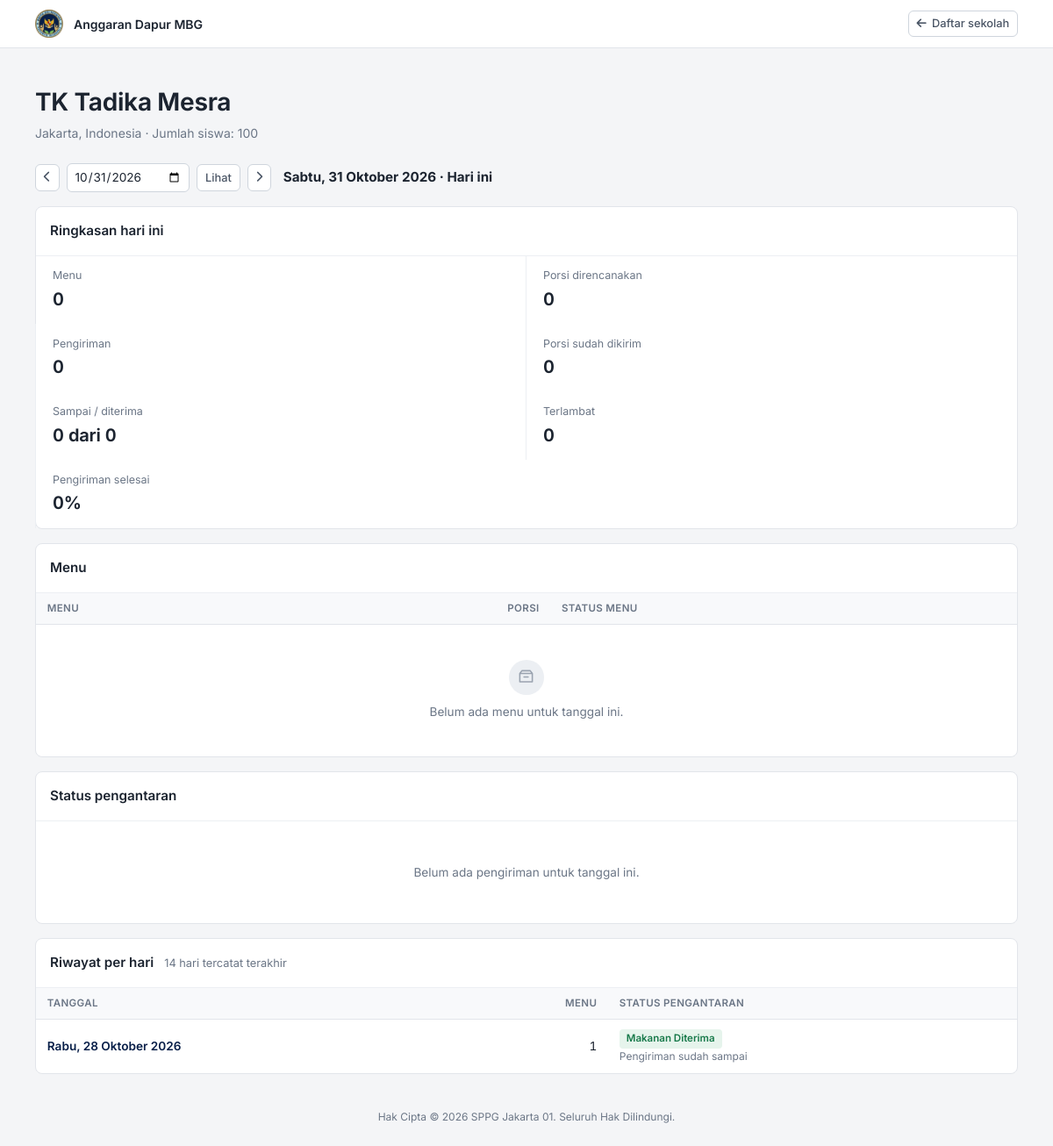
The app's page /sekolah/4 with its own data.
### tables this page shows
CREATE TABLE `schools` (
  `id` int(10) UNSIGNED NOT NULL,
  `name` varchar(150) NOT NULL,
  `address` text NOT NULL,
  `whatsapp` varchar(20) NOT NULL,
  `daily_portions` int(10) UNSIGNED NOT NULL DEFAULT 0,
  `status` enum('active','inactive') NOT NULL DEFAULT 'active',
  `created_at` timestamp NOT NULL DEFAULT current_timestamp(),
  `updated_at` timestamp NOT NULL DEFAULT current_timestamp() ON UPDATE current_timestamp()
);

### app/Controllers/HomeController.php (called while the page is built, shortened)
<?php
class HomeController {
    private function maintenance(): void { maintenance_guard(); }
    function school(string $id): void {
        $this->maintenance();
        $sc = DB::one("SELECT id,name,address,daily_portions FROM schools WHERE id=? AND status='active'", [(int)$id]);
        $date = (string)($_GET['date'] ?? '');
        $valid = preg_match('/^(\d{4})-(\d{2})-(\d{2})$/', $date, $m) && checkdate((int)$m[2], (int)$m[3], (int)$m[1]);
        if (!$valid) $date = date('Y-m-d');
        $isToday = $date === date('Y-m-d');
        $menus = DB::all('SELECT * FROM school_menus WHERE school_id=? AND delivery_date=? ORDER BY id', [$sc['id'], $date]);
        $deliveries = DB::all('SELECT d.*, m.name menu_name FROM deliveries d JOIN school_menus m ON m.id=d.menu_id WHERE d.school_id=? AND d.delivery_date=? ORDER BY d.id', [$sc['id'], $date]);
        $day = ['deliveries' => count($deliveries), 'portions' => 0, 'sent' => 0, 'completed' => 0, 'late' => 0, 'planned' => 0];
        $day['percent'] = $day['deliveries'] ? (int)round($day['completed'] * 100 / $day['deliveries']) : 0;
        $dates = array_column(DB::all('SELECT dt FROM (SELECT delivery_date dt FROM school_menus WHERE school_id=? UNION SELECT delivery_date FROM deliveries WHERE school_id=?) x ORDER BY dt DESC LIMIT 14', [$sc['id'], $sc['id']]), 'dt');
        $days = [];
        if ($dates) {
            $in = implode(',', array_fill(0, count($dates), '?'));
            $mc = DB::pairs("SELECT delivery_date, COUNT(*) FROM school_menus WHERE school_id=? AND delivery_date IN ($in) GROUP BY delivery_date", [$sc['id'], ...$dates]);
            $ds = []; foreach (DB::all("SELECT delivery_date dt, status FROM deliveries WHERE school_id=? AND delivery_date IN ($in)", [$sc['id'], ...$dates]) as $r) $ds[$r['dt']][] = $r['status'];
            foreach ($dates as $dt) $days[] = ['date' => $dt, 'menus' => (int)($mc[$dt] ?? 0), 'statuses' => $ds[$dt] ?? []];
        }
        render('home/school', [
            'sc' => $sc, 'date' => $date, 'isToday' => $isToday, 'menus' => $menus, 'deliveries' => $deliveries, 'day' => $day, 'days' => $days,
            'prev' => date('Y-m-d', strtotime($date . ' -1 day')), 'next' => date('Y-m-d', strtotime($date . ' +1 day')),
            'title' => $sc['name'],
        ], 'layouts/plain');
    }
}

### app/bootstrap.php (called while the page is built, shortened)
<?php
require ROOT . '/app/helpers.php';
spl_autoload_register(function (string $c) {
    foreach (['Core', 'Controllers'] as $d) {
        $f = ROOT . "/app/$d/$c.php";
        if (is_file($f)) { require $f; return; }
    }
});
$router = new Router();
$router->dispatch($_SERVER['REQUEST_METHOD'] ?? 'GET', request_path());

### public/index.php (called while the page is built, shortened)
<?php
require ROOT . '/app/bootstrap.php';

### app/Core/DB.php (called while the page is built, shortened)
<?php
class DB {
    private static ?PDO $pdo = null;
    static function pdo(): PDO {
        if (!self::$pdo) {
            $dsn = sprintf('mysql:host=%s;port=%s;dbname=%s;charset=utf8mb4',
                env('DB_HOST', '127.0.0.1'), env('DB_PORT', '3306'), env('DB_NAME', 'company_management'));
            self::$pdo = new PDO($dsn, env('DB_USER', 'root'), env('DB_PASS', ''), [
                PDO::ATTR_ERRMODE => PDO::ERRMODE_EXCEPTION,
                PDO::ATTR_DEFAULT_FETCH_MODE => PDO::FETCH_ASSOC,
                PDO::ATTR_EMULATE_PREPARES => false,
            ]);
            self::$pdo->exec("SET time_zone = '+07:00'");
        }
        return self::$pdo;
    }
    static function q(string $sql, array $p = []): PDOStatement { $s = self::pdo()->prepare($sql); $s->execute($p); return $s; }
    static function all(string $sql, array $p = []): array { return self::q($sql, $p)->fetchAll(); }
    static function one(string $sql, array $p = []): ?array { $r = self::q($sql, $p)->fetch(); return $r ?: null; }
    static function pairs(string $sql, array $p = []): array { return self::q($sql, $p)->fetchAll(PDO::FETCH_KEY_PAIR); }
}

### resources/views/home/school.php (the view, shortened to what this page needs)
<?php $states = delivery_states(); $steps = array_keys($states); ?>
<header class="pub-head">
  <div class="pub-head-in">
    <?php if (setting('logo')): ?><img src="<?= e(url(setting('logo'))) ?>" alt=""><?php else: ?><span class="mark"><i class="fa-solid fa-building"></i></span><?php endif; ?>
    <div class="u-grow" style="font-weight:600"><?= e(setting('site_name')) ?></div>
    <a class="btn btn-ghost btn-sm" href="<?= e(url('/#daftar-sekolah')) ?>"><i class="fa-solid fa-arrow-left"></i> Daftar sekolah</a>
  </div>
</header>
<main class="pub-main">
  <h1><?= e($sc['name']) ?></h1>
  <p class="lead"><?= e($sc['address']) ?> · Jumlah siswa: <?= num($sc['daily_portions']) ?></p>
  <form class="pub-datebar" method="get" action="<?= e(url('/sekolah/' . $sc['id'])) ?>">
    <a class="btn btn-ghost btn-sm" href="?date=<?= e($prev) ?>" aria-label="Hari sebelumnya"><i class="fa-solid fa-chevron-left"></i></a>
    <input class="input input-sm input-auto" type="date" name="date" value="<?= e($date) ?>" aria-label="Pilih tanggal">
    <button class="btn btn-ghost btn-sm">Lihat</button>
    <a class="btn btn-ghost btn-sm" href="?date=<?= e($next) ?>" aria-label="Hari berikutnya"><i class="fa-solid fa-chevron-right"></i></a>
    <strong class="pub-datebar-label"><?= e(tgl_panjang($date)) ?><?= $isToday ? ' · Hari ini' : '' ?></strong>
  </form>
  <section class="panel panel-flush u-mb">
    <div class="panel-head"><h2 class="panel-title"><?= $isToday ? 'Ringkasan hari ini' : 'Ringkasan tanggal ini' ?></h2></div>
    <div class="metrics plain">
      <?= stat_card('', 'Menu', num(count($menus))) ?>
      <?= stat_card('', 'Porsi direncanakan', num($day['planned'])) ?>
      <?= stat_card('', 'Pengiriman', num($day['deliveries'])) ?>
      <?= stat_card('', 'Porsi sudah dikirim', num($day['sent'])) ?>
      <?= stat_card('', 'Sampai / diterima', num($day['completed']) . ' dari ' . num($day['deliveries'])) ?>
      <?= stat_card('', 'Terlambat', num($day['late']), '#b3261e', $day['late'] > 0) ?>
      <?= stat_card('', 'Pengiriman selesai', $day['percent'] . '%') ?>
    </div>
  </section>
  <section class="panel panel-flush u-mb">
    <div class="panel-head"><h2 class="panel-title">Menu</h2></div>
    <div class="table-wrap"><table class="tbl"><thead><tr><th>Menu</th><th class="num">Porsi</th><th>Status menu</th></tr></thead><tbody>
      <?php foreach ($menus as $mn): ?>
      <tr><td><strong><?= e($mn['name']) ?></strong><?php if ($mn['description']): ?><span class="sub"><?= e($mn['description']) ?></span><?php endif; ?></td><td class="num"><?= num($mn['portions']) ?></td><td><?= e(menu_status_label($mn['status'])) ?></td></tr>
      <?php endforeach; if (!$menus): ?><tr><td class="empty" colspan="3">Belum ada menu untuk tanggal ini.</td></tr><?php endif; ?>
    </tbody></table></div>
  </section>
  <section class="panel panel-flush u-mb">
    <div class="panel-head"><h2 class="panel-title">Status pengantaran</h2></div>
    <div class="panel-body pub-deliveries">
      <?php foreach ($deliveries as $d): $cur = (int)array_search($d['status'], $steps, true); ?>
      <article class="pub-delivery">
        <div class="pub-delivery-head">
          <div><strong><?= e($d['menu_name']) ?></strong><span class="u-muted u-small"> · <?= num($d['portions']) ?> porsi</span></div>
          <div><?= delivery_badge($d['status']) ?><?php if ($d['late']): ?> <span class="badge badge-red">Terlambat</span><?php endif; ?></div>
        </div>
        <ol class="pub-steps">
          <?php foreach ($steps as $i => $key): ?><li class="<?= $i < $cur ? 'done' : ($i === $cur ? 'now' : '') ?>"><span><?= e($states[$key]) ?></span></li><?php endforeach; ?>
        </ol>
        <div class="pub-times">
          <div><span class="u-muted">Estimasi tiba</span><b><?= $d['eta_arrival'] ? e(dmyhi($d['eta_arrival'])) : 'Estimasi belum tersedia' ?></b></div>
          <div><span class="u-muted">Aktual tiba</span><b><?= $d['arrived_at'] ? e(dmyhi($d['arrived_at'])) : 'Belum tiba' ?></b></div>
          <div><span class="u-muted">Aktual diterima</span><b><?= $d['received_at'] ? e(dmyhi($d['received_at'])) : 'Belum diterima' ?></b></div>
        </div>
        <?php if ($d['history']): ?>
        <div class="dist-timeline">
          <?php foreach ($d['history'] as $h): ?><div class="dist-timeline-item"><b><?= e($states[$h['status']] ?? $h['status']) ?></b><span><?= e(dmyhi($h['changed_at'])) ?></span><?php if ($h['note']): ?><small><?= e($h['note']) ?></small><?php endif; ?></div><?php endforeach; ?>
        </div>
        <?php endif; ?>
        <?php if ($d['notes']): ?><p class="u-small u-muted" style="margin:.6rem 0 0">Catatan: <?= e($d['notes']) ?></p><?php endif; ?>
      </article>
      <?php endforeach; if (!$deliveries): ?><p class="empty-note">Belum ada pengiriman untuk tanggal ini.</p><?php endif; ?>
    </div>
  </section>
  <section class="panel panel-flush">
    <div class="panel-head"><h2 class="panel-title">Riwayat per hari</h2><span class="panel-sub">14 hari tercatat terakhir</span></div>
    <div class="table-wrap"><table class="tbl"><thead><tr><th>Tanggal</th><th class="num">Menu</th><th>Status pengantaran</th></tr></thead><tbody>
      <?php foreach ($days as $r): ?>
      <tr<?= $r['date'] === $date ? ' class="pub-row-on"' : '' ?>><td><a class="school-name" href="?date=<?= e($r['date']) ?>"><?= e(tgl_panjang($r['date'])) ?></a></td><td class="num"><?= num($r['menus']) ?></td><td><?= delivery_day_summary($r['statuses']) ?></td></tr>
      <?php endforeach; if (!$days): ?><tr><td class="empty" colspan="3">Belum ada data menu atau pengantaran.</td></tr><?php endif; ?>
    </tbody></table></div>
  </section>
</main>
<footer class="pub-foot"><?= e(setting('footer_text')) ?></footer>

### app/Core/Router.php (shortened to what this page needs)
<?php
class Router {
    private array $routes = [];
    function add(string $m, string $path, array $h, ?string $perm = null, bool $public = false): void {
        $this->routes[] = compact('m', 're', 'h', 'perm', 'public');
    }
    function dispatch(string $method, string $path): void {
        foreach ($this->routes as $r) {
            if (!preg_match($r['re'], $path, $mt)) continue;
            array_shift($mt);
            $mt = array_map('urldecode', $mt);
            [$cls, $fn] = $r['h'];
            (new $cls())->$fn(...$mt);
            return;
        }
    }
}

### public/assets/css/app.css (style rules this page uses)
*,:after,:before { --tw-border-spacing-x:0;--tw-border-spacing-y:0;--tw-translate-x:0;--tw-translate-y:0;--tw-rotate:0;--tw-skew-x:0;--tw-skew-y:0;--tw-scale-x:1;--tw-scale-y:1;--tw-pan-x: ;--tw-pan-y: ;--tw-pinch-zoom: ;--tw-scroll-snap-strictness:proximity;--tw-gradient-from-position: ;--tw-gradient-via-position: ;--tw-gradient-to-position: ;--tw-ordinal: ;--tw-slashed-zero: ;--tw-numeric-figure: ;--tw-numeric-spacing: ;--tw-numeric-fraction: ;--tw-ring-inset: ;--tw-ring-offset-width:0px;--tw-ring-offset-color:#fff;--tw-ring-color:rgba(59,130,246,.5);--tw-ring-offset-shadow:0 0 #0000;--tw-ring-shadow:0 0 #0000;--tw-shadow:0 0 #0000;--tw-shadow-colored:0 0 #0000;--tw-blur: ;--tw-brightness: ;--tw-contrast: ;--tw-grayscale: ;--tw-hue-rotate: ;--tw-invert: ;--tw-saturate: ;--tw-sepia: ;--tw-drop-shadow: ;--tw-backdrop-blur: ;--tw-backdrop-brightness: ;--tw-backdrop-contrast: ;--tw-backdrop-grayscale: ;--tw-backdrop-hue-rotate: ;--tw-backdrop-invert: ;--tw-backdrop-opacity: ;--tw-backdrop-saturate: ;--tw-backdrop-sepia: ;--tw-contain-size: ;--tw-contain-layout: ;--tw-contain-paint: ;--tw-contain-style: }
*,:after,:before { box-sizing:border-box;border:0 solid #e5e7eb }
:after,:before { --tw-content:"" }
:host,html { line-height:1.5;-webkit-text-size-adjust:100%;-moz-tab-size:4;-o-tab-size:4;tab-size:4;font-family:ui-sans-serif,system-ui,sans-serif,Apple Color Emoji,Segoe UI Emoji,Segoe UI Symbol,Noto Color Emoji;font-feature-settings:normal;font-variation-settings:normal;-webkit-tap-highlight-color:transparent }
body { margin:0;line-height:inherit }
h1,h2,h3,h4,h5,h6 { font-size:inherit;font-weight:inherit }
a { color:inherit;text-decoration:inherit }
b,strong { font-weight:bolder }
table { text-indent:0;border-color:inherit;border-collapse:collapse }
button,input,optgroup,select,textarea { font-family:inherit;font-feature-settings:inherit;font-variation-settings:inherit;font-size:100%;font-weight:inherit;line-height:inherit;letter-spacing:inherit;color:inherit;margin:0;padding:0 }
button,select { text-transform:none }
button,input:where([type=button]),input:where([type=reset]),input:where([type=submit]) { -webkit-appearance:button;background-color:transparent;background-image:none }
blockquote,dd,dl,figure,h1,h2,h3,h4,h5,h6,hr,p,pre { margin:0 }
input::placeholder,textarea::placeholder { opacity:1;color:#9ca3af }
[role=button],button { cursor:pointer }
audio,canvas,embed,iframe,img,object,svg,video { display:block;vertical-align:middle }
img,video { max-width:100%;height:auto }

### records on screen
schools: name "TK Tadika Mesra", address "Jakarta, Indonesia", daily_portions "100"

### other values on screen
setting('site_name') "Anggaran Dapur MBG"
$label "Menu Porsi direncanakan Pengiriman Porsi sudah dikirim Sampai / diterima Terlambat Pengiriman selesai"
$value "0 0 0 0 0 dari 0 0 0%"
tgl_panjang($r['date']) "Rabu, 28 Oktober 2026"
num($r['menus']) "1"
setting('footer_text') "Hak Cipta © 2026 SPPG Jakarta 01. Seluruh Hak Dilindungi."
